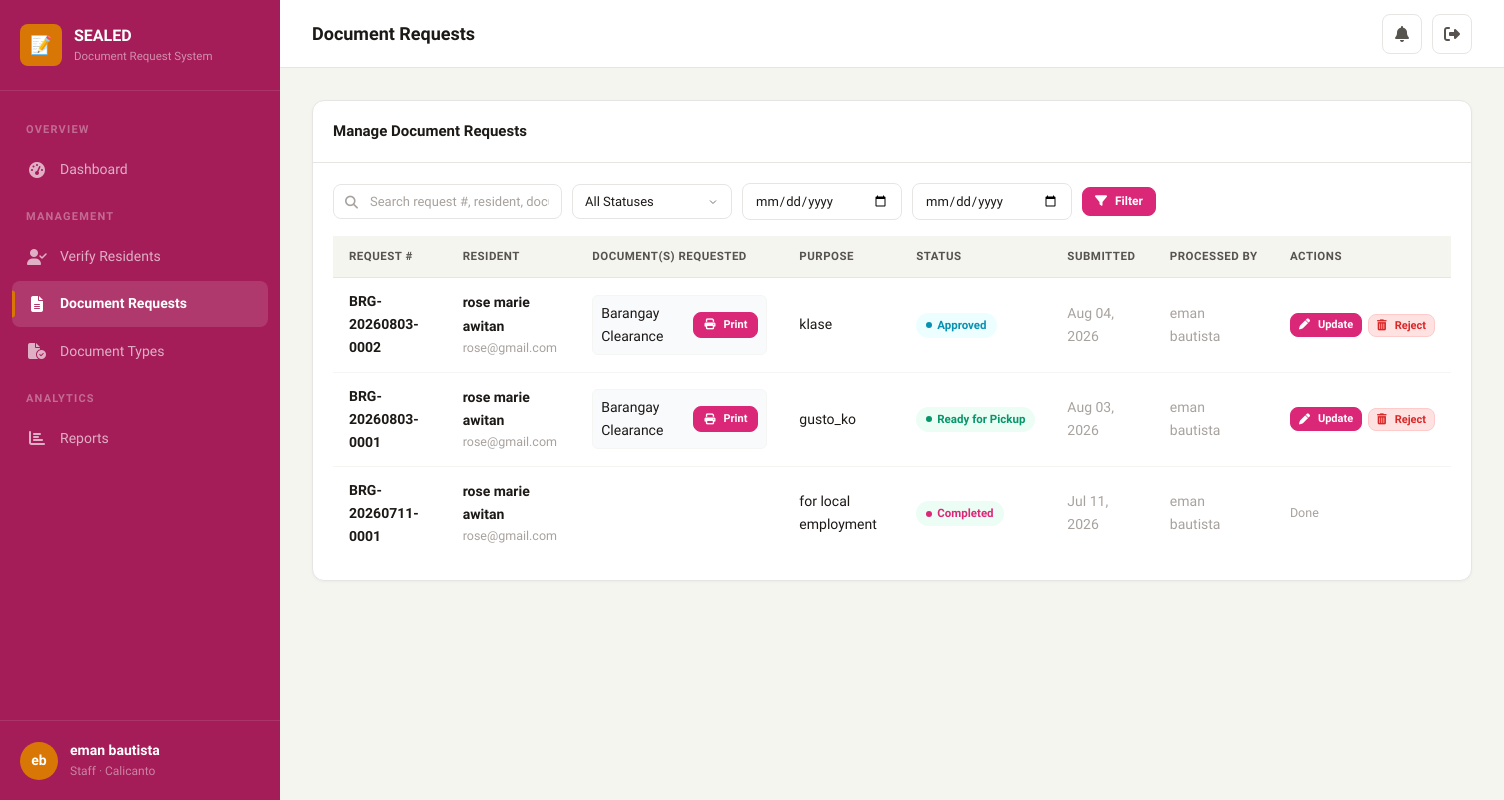
The page /staff/requests/ (signed in) on the database as committed earlier.
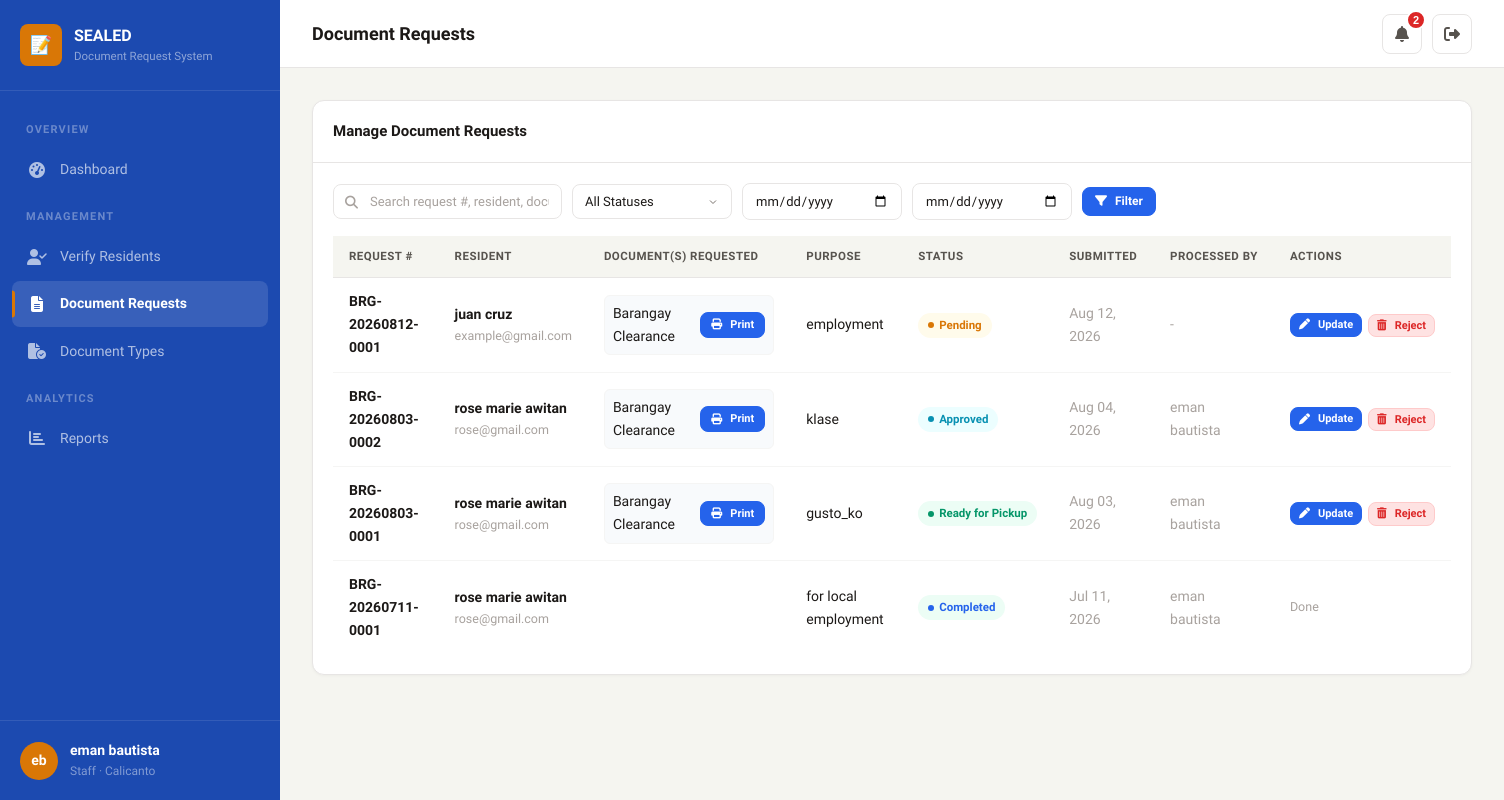
The same page on the database as committed later.
### brgy/models.py (models this page shows, shortened)
class DocumentRequest(models.Model):
    class Status(models.TextChoices):
        PENDING = 'pending', 'Pending'
        APPROVED = 'approved', 'Approved'
        READY_FOR_PICKUP = 'ready_for_pickup', 'Ready for Pickup'
        COMPLETED = 'completed', 'Completed'
        REJECTED = 'rejected', 'Rejected'
    id = models.UUIDField(primary_key=True, default=uuid.uuid4, editable=False)
    request_number = models.CharField(max_length=30, unique=True, editable=False)
    resident = models.ForeignKey(CustomUser, on_delete=models.CASCADE, related_name='requests')
    verification_code = models.CharField(max_length=20, unique=True, blank=True, null=True)
    contact_number = models.CharField(max_length=20, blank=True, null=True)
    pickup_date = models.DateField(null=True, blank=True)
    purpose = models.TextField()
    status = models.CharField(max_length=20, choices=Status.choices, default=Status.PENDING)
    staff_notes = models.TextField(blank=True)
    rejection_reason = models.TextField(blank=True)
    processed_by = models.ForeignKey(
        CustomUser, on_delete=models.SET_NULL, null=True, blank=True, related_name='processed_requests'
    )
    created_at = models.DateTimeField(auto_now_add=True)
    updated_at = models.DateTimeField(auto_now=True)
    completed_at = models.DateTimeField(null=True, blank=True)
    approved_at = models.DateTimeField(null=True, blank=True)
    ready_at = models.DateTimeField(null=True, blank=True)
    class Meta:
        ordering = ['-created_at']
    @property
    def status_color(self):
        colors = {
            'pending': 'warning',
            'approved': 'info',
            'ready_for_pickup': 'success',
            'completed': 'primary',
            'rejected': 'danger',
        }
        return colors.get(self.status, 'muted')

class CustomUser(AbstractUser):
    class Role(models.TextChoices):
        RESIDENT = 'resident', 'Resident'
        STAFF = 'staff', 'Staff'
        ADMIN = 'admin', 'Administrator'
    class VerificationStatus(models.TextChoices):
        PENDING = 'pending', 'Pending'
        APPROVED = 'approved', 'Approved'
        REJECTED = 'rejected', 'Rejected'
    id = models.UUIDField(primary_key=True, default=uuid.uuid4, editable=False)
    role = models.CharField(max_length=20, choices=Role.choices, default=Role.RESIDENT)
    barangay = models.ForeignKey(
        Barangay, on_delete=models.SET_NULL, null=True, blank=True, related_name='users'
    )
    verification_status = models.CharField(
        max_length=20, choices=VerificationStatus.choices, default=VerificationStatus.PENDING
    )
    phone_number = models.CharField(max_length=20, blank=True)
    address = models.TextField(blank=True)
    birth_date = models.DateField(null=True, blank=True)
    gender = models.CharField(max_length=10, blank=True)
    middle_name = models.CharField(max_length=150, blank=True)
    civil_status = models.CharField(max_length=20, blank=True, default='')
    occupation = models.CharField(max_length=100, blank=True, default='')
    id_type = models.CharField(max_length=50, blank=True, default='')
    id_front = models.ImageField(upload_to='resident_ids/', blank=True, null=True)
    id_back = models.ImageField(upload_to='resident_ids/', blank=True, null=True)
    id_selfie = models.ImageField(upload_to='resident_ids/', blank=True, null=True, help_text="Picture of the user holding their valid ID")
    profile_picture = models.ImageField(upload_to='profile_pictures/', blank=True, null=True)
    rejection_reason = models.TextField(blank=True, default='')
    class Meta:
        ordering = ['-date_joined']
    @property
    def display_name(self):
        return self.get_full_name() or self.username

class DocumentRequestItem(models.Model):
    id = models.UUIDField(primary_key=True, default=uuid.uuid4, editable=False)
    request = models.ForeignKey(DocumentRequest, related_name='items', on_delete=models.CASCADE)
    document_type = models.ForeignKey(DocumentType, on_delete=models.CASCADE)
    quantity = models.PositiveIntegerField(default=1)
    created_at = models.DateTimeField(auto_now_add=True)

class DocumentType(models.Model):
    id = models.UUIDField(primary_key=True, default=uuid.uuid4, editable=False)
    name = models.CharField(max_length=200)
    description = models.TextField(blank=True)
    requirements = models.TextField(blank=True, help_text="One requirement per line")
    fee = models.DecimalField(max_digits=10, decimal_places=2, default=0, null=True, blank=True)
    is_active = models.BooleanField(default=True)
    barangay = models.ForeignKey(Barangay, on_delete=models.CASCADE, related_name='document_types')
    template_file = models.FileField(
        upload_to='document_templates/',
        blank=True,
        null=True,
        help_text="Upload a .docx template for this document"
    )
    created_at = models.DateTimeField(auto_now_add=True)
    class Meta:
        ordering = ['name']
    @property
    def has_template(self):
        return bool(self.template_file and self.template_file.name)

### brgy/views.py (the view)
# urls.py: path('staff/requests/', views.manage_requests, name='manage_requests'),
@login_required
@role_required('staff')
def manage_requests(request):
    user = request.user
    brgy = user.barangay
    doc_requests = DocumentRequest.objects.filter(resident__barangay=brgy)
    status_filter = request.GET.get('status', '')
    search = request.GET.get('search', '')
    date_from = request.GET.get('date_from', '')
    date_to = request.GET.get('date_to', '')
    if status_filter:
        doc_requests = doc_requests.filter(status=status_filter)
    if search:
        doc_requests = doc_requests.filter(
            Q(request_number__icontains=search) | Q(resident__first_name__icontains=search)
            | Q(resident__last_name__icontains=search) | Q(items__document_type__name__icontains=search)
        ).distinct()
    if date_from:
        doc_requests = doc_requests.filter(created_at__date__gte=date_from)
    if date_to:
        doc_requests = doc_requests.filter(created_at__date__lte=date_to)
    paginator = Paginator(doc_requests, 10)
    page_number = request.GET.get('page', 1)
    page_obj = paginator.get_page(page_number)
    return render(request, 'brgy/staff/manage_requests.html', {
        'page_obj': page_obj,
        'status_filter': status_filter,
        'search': search,
        'date_from': date_from,
        'date_to': date_to,
        'status_choices': DocumentRequest.Status.choices,
    })

### brgy/context_processors.py (called while the page is built)
def brgy_context(request):
    context = {}
    if request.user.is_authenticated:
        unread_count = Notification.objects.filter(user=request.user, is_read=False).count()
        recent_notifications = Notification.objects.filter(user=request.user)[:5]
        context['unread_notification_count'] = unread_count
        context['recent_notifications'] = recent_notifications
    return context

### brgy/views.py (called while the page is built)
def role_required(*roles):
    def decorator(view_func):
        @wraps(view_func)
        def wrapper(request, *args, **kwargs):
            if not request.user.is_authenticated:
                return redirect('login')
            if request.user.role not in roles:
                messages.error(request, 'You do not have permission to access that page.')
                return redirect('dashboard')
            return view_func(request, *args, **kwargs)
        return wrapper
    return decorator

### brgy/templates/brgy/staff/manage_requests.html (shortened to what the changed rows need)
{% extends 'brgy/base.html' %}
{% block page_title %}Document Requests{% endblock %}
{% block content %}
<div class="card">
    <div class="card-body">
        {% if page_obj %}
        <div class="table-wrapper">
            <table class="table">
                <thead>
                    <tr>
                        <th>Request #</th>
                        <th>Resident</th>
                        <th>Document(s) Requested</th>
                        <th>Purpose</th>
                        <th>Status</th>
                        <th>Submitted</th>
                        <th>Processed By</th>
                        <th>Actions</th>
                    </tr>
                </thead>
                <tbody>
                    {% for req in page_obj %}
                    <tr>
                        <td class="fw-600 text-sm">{{ req.request_number }}</td>
                        <td>
                            <div class="text-sm fw-600">{{ req.resident.display_name }}</div>
                            <div class="text-xs text-muted">{{ req.resident.email }}</div>
                        </td>
                        <td class="text-sm" style="min-width: 200px;">
                            <div style="display:flex; flex-direction:column; gap:6px;">
                                {% for item in req.items.all %}
                                    <div style="display:flex; align-items:center; justify-content:space-between; padding:6px 8px; background:#f8fafc; border-radius:6px; border: 1px solid var(--border-light);">
                                        <span style="font-weight:500; color:var(--text);">{{ item.document_type.name }}</span>
                                        {% if item.document_type.has_template %}
                                            <a href="{% url 'print_document' req.pk item.pk %}" target="_blank" class="btn btn-primary btn-xs" style="padding: 4px 10px;" title="Print Document">
                                                <i class="fa-solid fa-print"></i> Print
                                            </a>
                                        {% else %}
                                            <span class="text-xs" style="color: #dc2626; display:flex; align-items:center; gap:4px;" title="No template uploaded for this document type">
                                                <i class="fa-solid fa-ban"></i> No Template
                                            </span>
                                        {% endif %}
                                    </div>
                                {% endfor %}
                            </div>
                        </td>
                        <td class="text-sm" style="max-width:150px;" title="{{ req.purpose }}">{{ req.purpose|truncatechars:40 }}</td>
                        <td><span class="badge badge-{{ req.status_color }}">{{ req.get_status_display }}</span></td>
                        <td class="text-sm text-muted">{{ req.created_at|date:"M d, Y" }}</td>
                        <td class="text-sm text-muted">{{ req.processed_by.display_name|default:"-" }}</td>
                        <td>
                            <div style="display:flex; gap:6px; align-items:center;">
                                {% if req.status != 'completed' and req.status != 'rejected' %}
                                <a href="{% url 'update_request_status' req.pk %}" class="btn btn-primary btn-xs">
                                    <i class="fa-solid fa-pen"></i> Update
                                </a>
                                <form method="post" action="{% url 'reject_request' req.pk %}" onsubmit="return confirm('Are you sure you want to REJECT and DELETE this request? The resident will be notified.');">
                                    <button type="submit" class="btn btn-xs" style="background: #fee2e2; color: #dc2626; border: 1px solid #fecaca;" title="Reject and Delete Request">
                                        <i class="fa-solid fa-trash-can"></i> Reject
                                    </button>
                                </form>
                                {% else %}
                                <span class="text-xs text-muted">Done</span>
                                {% endif %}
                            </div>
                        </td>
                    </tr>
                    {% endfor %}
                </tbody>
            </table>
        </div>
        {% else %}
        <div class="empty-state">
            <i class="fa-solid fa-folder-open"></i>
            <h4>No Requests Found</h4>
            <p>{% if status_filter or search %}No requests match your filters.{% else %}No document requests have been submitted yet.{% endif %}</p>
        </div>
        {% endif %}
    </div>
</div>
{% endblock %}

### brgy/templates/brgy/base.html (shortened to what the changed rows need)
{% load static %}
<!DOCTYPE html>
<html lang="en">
<head>
    <link rel="stylesheet" href="https://cdnjs.cloudflare.com/ajax/libs/font-awesome/6.5.1/css/all.min.css">
    <link rel="stylesheet" href="{% static 'css/style.css' %}">
</head>
<body>
    <div class="app-layout">
        <main class="main-content">
            <header class="topbar">
                <div class="topbar-left">
                    <h1 class="topbar-title">{% block page_title %}Dashboard{% endblock %}</h1>
                </div>
                <div class="topbar-right">
                    <div style="position:relative">
                        <button class="topbar-btn" id="notifBtn" aria-label="Notifications">
                            <i class="fa-solid fa-bell"></i>
                            {% if unread_notification_count > 0 %}
                            <span class="topbar-badge">{{ unread_notification_count }}</span>
                            {% endif %}
                        </button>
                    </div>
                </div>
            </header>
            <div class="page-content">
                {% block content %}{% endblock %}
            </div>
        </main>
    </div>
</body>
</html>

Rows that differ between the two databases and show on the page:
added DocumentRequest: request_number "BRG-20260812-0001", resident.display_name "juan cruz", resident.email "example@gmail.com", purpose "employment", status "Pending", created_at "Aug 12, 2026", processed_by.display_name "-", shows "Update"
added DocumentRequestItem: document_type.name "Barangay Clearance", shows "Print", shown under "BRG-20260812-0001"
Other text that changed with them:
{{ unread_notification_count }}: (not shown) → "2"
